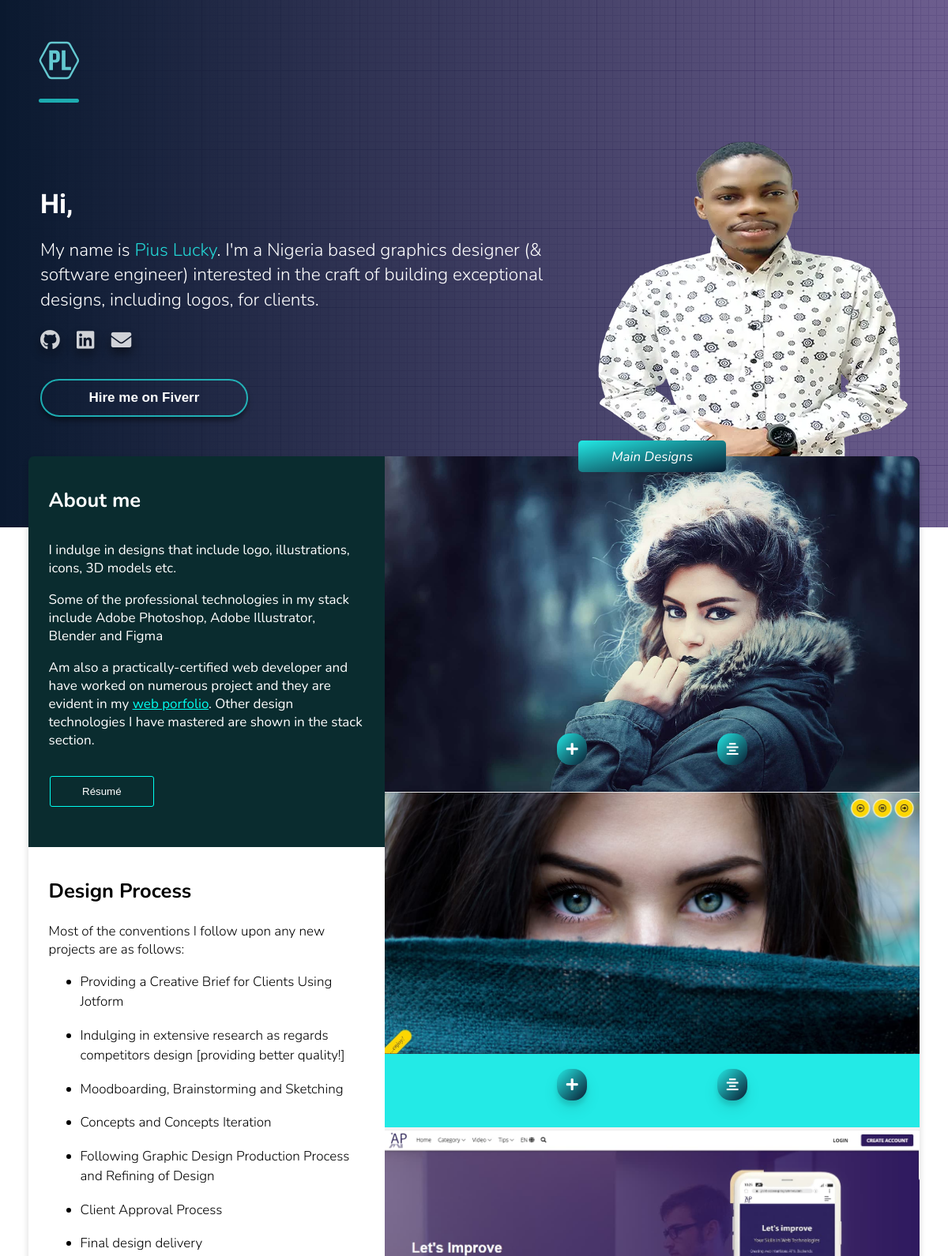
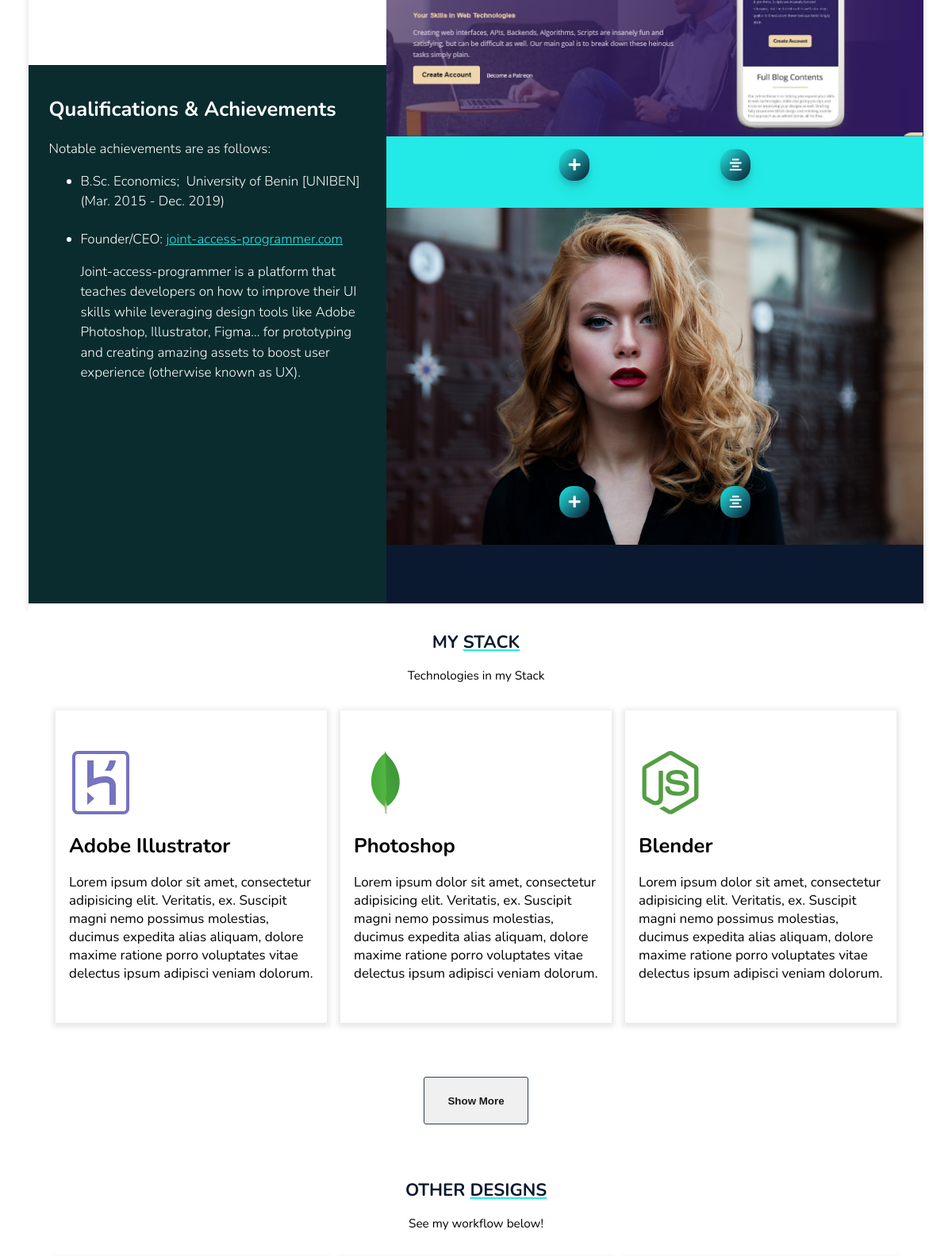
Screenshot of /graphics/ (upper part) with the database file from the repository (2 pictures, top to bottom).
### graphics/models.py (models this page shows, shortened)
class Graphics_Portfolio(models.Model):
    site_position =  (('------', '------'), ('1', '1'), ('2', '2'), ('3', '3'), ('4', '4'))
    position = models.CharField(max_length=6,
    choices = site_position,
    default='------')
    tag = models.ManyToManyField(Tag, blank=False)
    description_header =  models.TextField(blank=False, null=False, max_length=1000)
    description_body =  models.TextField(blank=False, null=False, max_length=50000)
    image = models.FileField(upload_to='image')
    class Meta:
        verbose_name = "Graphics Portfolio"
        verbose_name_plural = 'Graphics Portfolio'

class Graphics_Stack(models.Model):
    stack_position =  (('------', '------'), ('1', '1'), ('2', '2'), ('3', '3'), ('others','Others'))
    position = models.CharField(max_length=6,
    choices = stack_position,
    default='------')
    icon = models.FileField(upload_to='stack_image')
    tech = models.CharField(blank=False, null=False, max_length=5000 )
    about_tech = models.TextField(blank=False, null=False, max_length=5000 )
    link = models.CharField(blank=False, null=False, max_length=2000)
    timestamp = models.DateTimeField(auto_now=False, auto_now_add=True)
    class Meta:
        verbose_name = "Stack"
        verbose_name_plural = 'Stack'
        ordering = ["-timestamp"]

### graphics/views.py (the view)
# urls.py: path(r'graphics/', include(('graphics.urls', 'graphics'), namespace='graphics'))
def graphics(request):
  template = "graphics/graphic.html"
  title = "Pius Lucky"
  stack = Graphics_Stack.objects.all()
  portfolio = Graphics_Portfolio.objects.prefetch_related("tag").all()
  archive = Graphics_Archive.objects.prefetch_related("tag").all()
  final_d = FinalDesigns.objects.all()
  a_final_d = ArchiveFinalDesigns.objects.all()
  mocks = Mocks.objects.all()
  a_mocks = AchieveMocks.objects.all()
  oth_archive = Graphics_Archive.objects.filter(position="others")
  context = {
    "title":title,
    "stack":stack,
    "portfolio":portfolio,
    "archive":archive,
    "finald":final_d,
    "a_finald":a_final_d,
    "mocks":mocks,
    "a_mocks":a_mocks,
    "oth_archive":oth_archive
  }
  return render(request, template, context)

### graphics/models.py (called while the page is built)
    def __str__(self):
        return (self.tag)

    def get_absolute_url(self):
        return reverse("graphics:detail",
        args = [self.slug
        ])

### templates/graphics/graphic.html (shortened to what this page needs)
{% extends 'index.html' %}
{% load static %}
{% block intro %}
My name is <span class="name_color">Pius Lucky</span>. I'm a Nigeria based graphics designer (& software engineer) interested in the craft of
building exceptional designs, including logos, for clients.
{% endblock %}
{% block about %}
<div class="about">
    <h2 class="header">
      About me
    </h2>
    <p class="content assign_lh">
       <p>I indulge in designs that include logo, illustrations, icons, 3D models etc.</p>
       Some of the professional technologies in my stack include Adobe Photoshop, Adobe Illustrator, Blender and Figma  </p>
       <p>Am also a practically-certified web developer and have worked on numerous project and they are evident in my <a href="/" target="_blank"><span class="styl_gph">web porfolio</span></a>.
       Other design technologies I have mastered are shown in the stack section. </p>
    <div class="cv_div">
      <a href="" target="_blank"><button class="cv_div__btn">Résumé</button></a>
    </div>
</div>
{% endblock %}
{% block roadmap %}
<div class="road_map">
    <h2 class="header">
     Design Process
    </h2>
    <div class="content">
     Most of the conventions I follow upon any new projects are as follows:
     <ul>
         <li class="roadmap_li assign_lh">Providing a Creative Brief for Clients Using Jotform</li>
         <li class="roadmap_li assign_lh">Indulging in extensive research as regards competitors design [providing better quality!]</li>
         <li class="roadmap_li assign_lh">Moodboarding, Brainstorming and Sketching</li>
         <li class="roadmap_li assign_lh">Concepts and Concepts Iteration</li>
         <li class="roadmap_li assign_lh">Following Graphic Design Production Process and Refining of Design </li>
         <li class="roadmap_li assign_lh">Client Approval Process</li>
         <li class="roadmap_li assign_lh">Final design delivery</li>
     </ul>
    </div>
</div>
{% endblock %}
{% block about_jap %}
Joint-access-programmer is a platform that teaches developers on how to improve their UI skills while leveraging
design tools like Adobe Photoshop, Illustrator, Figma... for prototyping and creating amazing assets to boost user experience (otherwise known as UX).
{% endblock %}
{% block rightside %}
<div class="right-side">
 <div class="main_project_tag"> Main Designs</div>
 <div class="main_projects">
  <div class="main_projects__item_1">
    <div class="main_projects__image first-image-project" style="background-image: url('{% if portfolio %}{% for item in portfolio %}{% if item.position == '1' %}{{item.image.url}}{% endif %}{% endfor %}{% endif %}');">
    </div>
    <div class="icon_body-1">
      <label for="main_projects__item_1" id="main_projects__item_1">
        <div class="icon_bg"><i class="fas fa-plus plus-1"></i></div>
      </label>
      <div class="icon_bg"><a class="link_color link_color_1" target="_blank"><i class="fa fa-align-center" title="Show Work"></i></a></div>
    </div>
  </div>
  <div class="main_projects__item_2">
    <div class="main_projects__image" style="background-image: url('{% if portfolio %}{% for item in portfolio %}{% if item.position == '2' %}{{item.image.url}}{% endif %}{% endfor %}{% endif %}');">
    </div>
    <div class="icon_body-2">
     <label for="main_projects__item_2" id="main_projects__item_2">
        <div class="icon_bg"><i class="fas fa-plus plus-2"></i></div>
      </label>
     <div class="icon_bg"> <a class="link_color link_color_2" target="_blank"><i class="fa fa-align-center" title="Show Work"></i></a></div>
    </div>
  </div>
  <div class="main_projects__item_3">
    <div class="main_projects__image" style="background-image: url('{% if portfolio %}{% for item in portfolio %}{% if item.position == '3' %}{{item.image.url}}{% endif %}{% endfor %}{% endif %}');">
    </div>
    <div class="icon_body-3">
      <label for="main_projects__item_3" id="main_projects__item_3">
        <div class="icon_bg"><i class="fas fa-plus plus-3"></i></div>
      </label>
      <div class="icon_bg">
         <a  class="link_color link_color_3" target="_blank"><i class="fa fa-align-center" title="Show Work"></i></a>
      </div>
    </div>
  </div>
  <div class="main_projects__item_4">
    <div class="main_projects__image" style="background-image: url('{% if portfolio %}{% for item in portfolio %}{% if item.position == '4' %}{{item.image.url}}{% endif %}{% endfor %}{% endif %}');">
    </div>
    <div class="icon_body-3">
      <label for="main_projects__item_4" id="main_projects__item_4">
        <div class="icon_bg"><i class="fas fa-plus plus-4"></i></div>
      </label>
      <div class="icon_bg">
         <a  class="link_color link_color_4" target="_blank"><i class="fa fa-align-center" title="Show Work"></i></a>
         </div>
    </div>
  </div>
 </div>
 </div>
</div>
{% endblock %}
{% block stack %}
<div class="my_stack">
  {% if stack %}
  {% for item in stack %}
  {% if item.position == '1' %}
  <a href="{{item.link}}" class="stack_link">
    <div class="card">
        <div class="card__logo">
          <img src="{{item.icon.url}}" class="image_style">
        </div>
        <div class="card__title">
          {{item.tech}}
        </div>
        <div class="add_padding"></div>
        <div class="card__descr">
          {{item.about_tech}}
        </div>
    </div>
  </a>
  {% endif %}
  {% endfor %}
  {% endif %}
  {% if stack %}
  {% for item in stack %}
  {% if item.position == '2' %}
  <a href="{{item.link}}" class="stack_link">
    <div class="card">
      <div class="card__logo">
        <img src="{{item.icon.url}}" class="image_style">
      </div>
      <div class="card__title">
        {{item.tech}}
      </div>
      <div class="add_padding"></div>
      <div class="card__descr">
        {{item.about_tech}}
      </div>
    </div>
  </a>
    {% endif %}
    {% endfor %}
    {% endif %}
    {% if stack %}
    {% for item in stack %}
    {% if item.position == '3' %}
    <a href="{{item.link}}" class="stack_link">
      <div class="card">
        <div class="card__logo">
          <img src="{{item.icon.url}}" class="image_style">
        </div>
        <div class="card__title">
          {{item.tech}}
        </div>
        <div class="add_padding"></div>
        <div class="card__descr">
         {{item.about_tech}}
        </div>
      </div>
    </a>
    {% endif %}
    {% endfor %}
    {% endif %}
</div>
<div class="show_more-stack">
  <button class="show_more-stack-btn">Show More</button>
</div>
{% endblock %}
{% block proj_header %}
<div class="stack_header">Other&nbsp;<span class="stack_word">Designs</span></div>
<div class="subtext">See my workflow below!</div>
{% endblock %}
{% block other_projects %}
<div class="other_projects">
</div>
{% endblock %}

### main/static/asset/css/style.css (style rules this page uses)
*::before, *::after { box-sizing: border-box; }
:root { font-size: 17px; font-family: "Nunito", "Helvetica", "Tahoma", "Arial", sans-serif; }
html, body { margin:0; padding: 0; }
body { display: flex; min-height: 100vh; flex-direction: column; }
.name_color { color: rgba(35, 234, 230, .9); }
.about { border-top-left-radius: .4rem; border-top-right-radius: .4rem; }
.about, .qualification, .road_map { padding: 1rem 1.5rem; background: #0a2c2f; color: #fff; }
.road_map { background: #0a192f; }
.content { font-size: 1rem; font-weight: 300; padding-bottom: 2rem; }
.main_project_tag { display: flex; flex-direction: row; justify-content: center; align-items: center; position: relative; z-index: 5; width: 9rem; height: 2rem; background: red; color: #fff; background-image: linear-gradient(to bottom right, #23eae6, #0a192f); text-align: center; font-style: italic; border-radius: 5px; box-shadow: 0 10px 20px rgba(0, 0, 0, 0.09); margin: auto; margin-top: -1.2rem; padding: .2rem 1rem; }
.main_projects { position: relative; z-index: 1; margin-top: -1.2rem; }
.main_projects__image { position: relative; z-index: 1; background-repeat: no-repeat; background-size: 100% auto; background-position: center top; -o-object-fit: cover; object-fit: cover; height: 25rem; -webkit-transform: translate3d(0, 0, 1px); transform: translate3d(0, 0, 1px); -webkit-backface-visibility: hidden; backface-visibility: hidden; background-color: #23eae6; transition: all .3s ease-out; }
.main_projects__item_1, .main_projects__item_2, .main_projects__item_3, .main_projects__item_4 { position: relative; }
.icon_body-1, .icon_body-2, .icon_body-3, .icon_body-4 { position: absolute; bottom: 2rem; left: 20%; right: 20%; display: flex; justify-content: space-around; z-index: 2; }
.icon_bg { font-size: 1rem; background-image: linear-gradient(to bottom right, #23eae6, #0a192f); color: #fff; padding: .5rem .7rem; border-radius: 1rem; box-shadow: 0 10px 20px rgba(0, 0, 0, 0.09), 0 6px 6px rgba(0, 0, 0, 0.123); }
.plus-1, .plus-2, .plus-3 { transition: transform .25s ease-out; }
.my_stack, .other_projects { display: -ms-grid; display: grid; grid-template-columns:repeat(auto-fit, minmax(250px, 1fr)); grid-gap: 1rem; padding: 2rem 2rem; }
.card, .other_projects__card { background:#fff; padding:3rem 1rem; -webkit-box-shadow: 0px 2px 7px 3px rgba(0,0,0,0.1); box-shadow: 0px 2px 7px 3px rgba(0,0,0,0.1); position: relative; transition: all .250s ease-out; }
.image_style { width: 80px; height: 80px; position: absolute; }
.card__title, .other_projects__card-title { font-weight: bold; margin-top: 6rem; font-size: 1.5rem; }
.stack_header { font-weight: bold; text-transform: uppercase; margin-top: 1rem; display: flex; justify-content: center; align-items: center; color: #0a192f; font-size: 1.3rem; margin-top: 2rem; }
.stack_word { text-decoration: underline; text-decoration-color: #23eae6; }
.add_padding { padding-bottom: 1rem; }
.show_more-div, .show_more-stack { display: flex; justify-content: center; align-items: center; padding: 2rem 0; }
.show_more-btn, .show_more-stack-btn { outline: none; font-weight: bold; color: #000; opacity: .9; border-width: 1px; border-style: solid; border-color: #172a45; border-image: initial; border-radius: 3px; padding: 1.25rem 1.75rem; }
.contact-subtext, .subtext { font-size: .9rem; margin-top: 1rem; display: flex; justify-content: center; }
.git_style_footer, .linked_style_footer, .env_style_footer, { opacity: .7; color: #fff; transition: opacity 250ms ease-out; }
.link_color { color: #fff!important; }
.my_stack a { color: #000!important; text-decoration: none; }
.roadmap_li { padding-bottom: 1rem; }
.assign_lh { line-height: 1.5rem; }
.cv_div { display: flex; justify-content: flex-start; margin-bottom: 2rem; margin-top: 2rem; margin-left: -.5rem; }
.cv_div__btn { border: 1px solid #00fff0; outline: none; background: transparent; color: #fff; padding: .7rem 3em; line-height: 1; cursor: pointer; margin-left: 10px; border-image: initial; border-radius: 3px; transition: all 0.25s cubic-bezier(0.645, 0.045, 0.355, 1) 0s; }
.styl_gph { color: #00fff0; text-decoration: underline; }

### rows the page displays
Graphics_Portfolio: image (picture)
Graphics_Portfolio: image (picture)
Graphics_Portfolio: image (picture)
Graphics_Portfolio: image (picture)
Graphics_Stack: icon (picture), tech "Adobe Illustrator", about_tech "Lorem ipsum dolor sit amet, consectetur adipisicing elit. Veritatis, ex. Suscipit magni nemo possimus molestias, ducimus expedita alias aliquam, dolore maxime ratione porro voluptates vitae delectus ipsum adipisci veniam dolorum."
Graphics_Stack: icon (picture), tech "Photoshop", about_tech "Lorem ipsum dolor sit amet, consectetur adipisicing elit. Veritatis, ex. Suscipit magni nemo possimus molestias, ducimus expedita alias aliquam, dolore maxime ratione porro voluptates vitae delectus ipsum adipisci veniam dolorum."
Graphics_Stack: icon (picture), tech "Blender", about_tech "Lorem ipsum dolor sit amet, consectetur adipisicing elit. Veritatis, ex. Suscipit magni nemo possimus molestias, ducimus expedita alias aliquam, dolore maxime ratione porro voluptates vitae delectus ipsum adipisci veniam dolorum."
